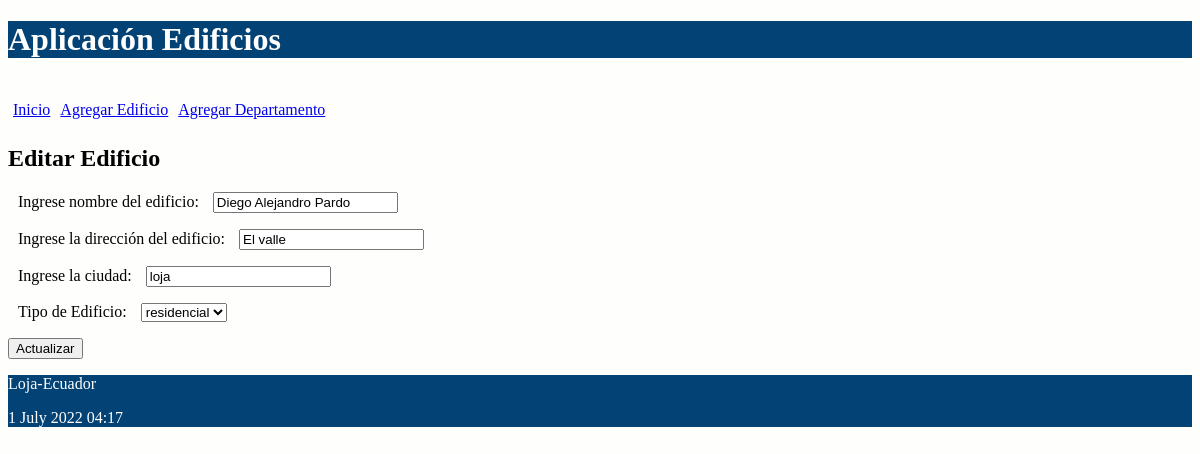
/editar_edificio/6, run on the app's committed database.
### administrativo/models.py (models this page shows, shortened)
class Edificio(models.Model):
    tipo_edificio = (
    ('(Residencial)','residencial'),
    ('(Comercial)','comercial')
    )
    nombre = models.CharField(max_length=30)
    direccion = models.CharField(max_length=30)
    ciudad = models.CharField(max_length=30)
    tipo = models.CharField(max_length=30, choices = tipo_edificio)

### administrativo/views.py (the view)
# urls.py: path('editar_edificio/<int:id>', views.editar_edificio,
def editar_edificio(request, id):
    Edificios = Edificio.objects.get(pk=id)
    if request.method=='POST':
        formulario = EdificioForm(request.POST, instance=Edificios)
        print(formulario.errors)
        if formulario.is_valid():
            formulario.save()
            return redirect(index)
    else:
        formulario = EdificioForm(instance=Edificios)
    diccionario = {'formulario': formulario}
    return render(request, 'editar_edificio.html', diccionario)

### administrativo/forms.py (shortened to what this page needs)
class EdificioForm(ModelForm):
    class Meta:
        model = Edificio
        fields = ['nombre', 'direccion', 'ciudad', 'tipo']
        labels = {
            'nombre': _('Ingrese nombre del edificio'),
            'direccion': _('Ingrese la dirección del edificio'),
            'ciudad': _('Ingrese la ciudad'),
            'tipo': _('Tipo de Edificio'),
        }

### administrativo/templates/editar_edificio.html (shortened to what this page needs)
{% extends "master.html" %}
{% block content %}
<h2>Editar Edificio</h3>
<form action="" method="post">
  {{formulario.as_p}}
  <p><input type='submit' value='Actualizar'/></p>
</form>
{% endblock %}

### administrativo/static/css/estilos.css (style rules this page uses)
body { background: #FEFEFD; }
label { padding: 12px 10px; }

### data on the page
Edificio: nombre "Diego Alejandro Pardo", direccion "El valle", ciudad "loja", tipo "residencial"
